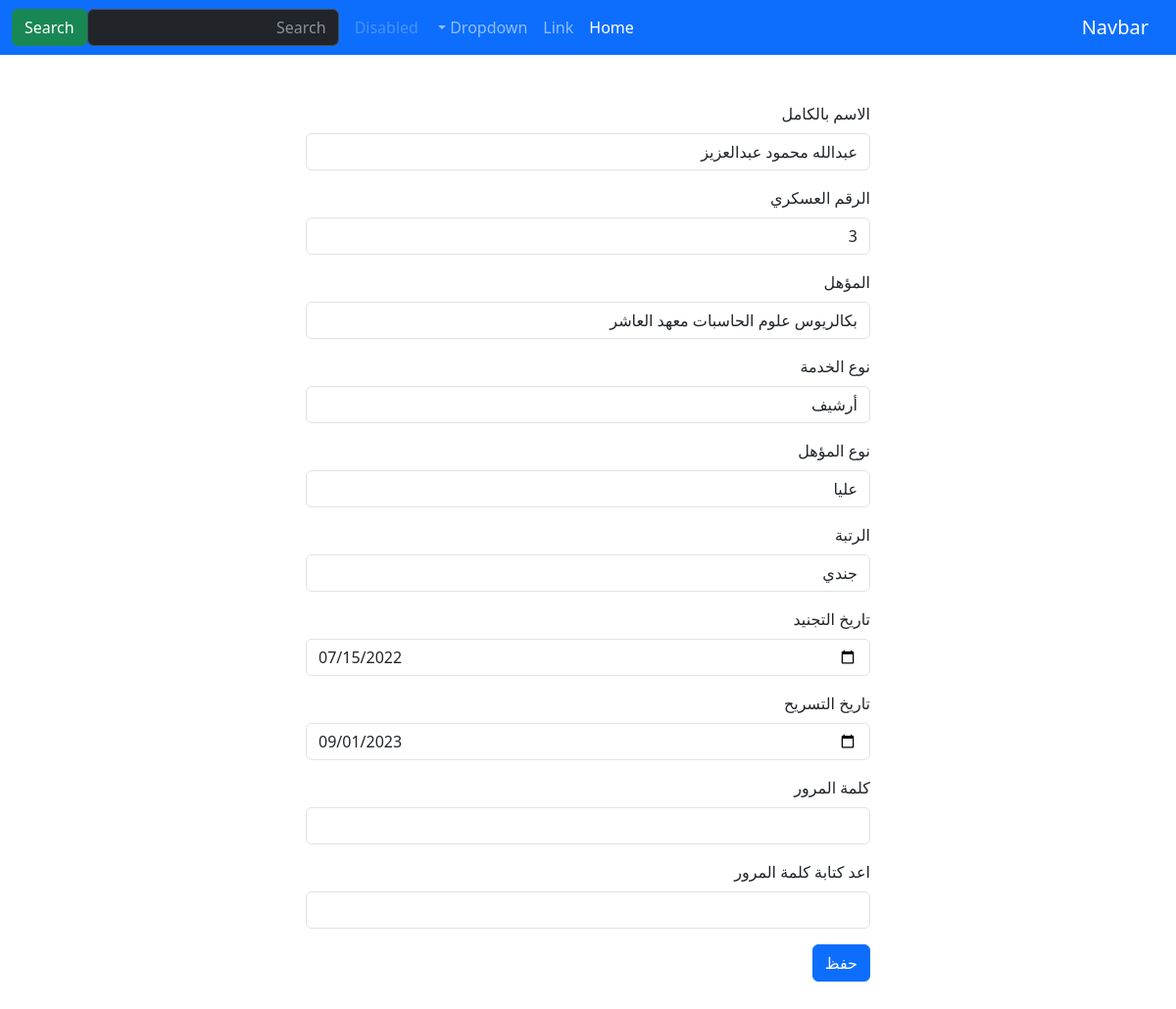
Screenshot of /accounts/edit/3/ (signed in) with the database file from the repository.
### accounts/models.py (models this page shows, shortened)
class User(AbstractBaseUser):
    fullname        = models.CharField(max_length=50,verbose_name="Full Name",unique=False)
    militry_id      = models.CharField(unique = True, max_length=30)
    password        = models.CharField(max_length=150)
    is_active       = models.BooleanField(default=True)
    is_staff        = models.BooleanField(default=False)
    is_superuser    = models.BooleanField(default=False)
    moahl           = models.CharField(max_length=150, null=True)
    moahl_type      = models.ForeignKey(Moahl_Type, null=True, on_delete=models.PROTECT)
    rank            = models.ForeignKey(Rank, null=True, on_delete=models.PROTECT)
    work_category   = models.ForeignKey(Work_Category, null=True, on_delete=models.PROTECT)
    tagned_date     = models.DateField(null=True, blank=True)
    end_date        = models.DateField(null=True, blank=True)
    USERNAME_FIELD  = 'militry_id'
    REQUIRED_FIELDS = ['fullname']
    objects = accountManager()

class Work_Category (models.Model):
    name    = models.CharField(max_length=20)
    def __str__(self):
        return self.name

class Moahl_Type(models.Model):
    name        = models.CharField(max_length=20)
    duration    = models.FloatField()
    def __str__(self):
        return self.name

class Rank (models.Model):
    name    = models.CharField(max_length=20)
    rank    = models.IntegerField()
    def __str__(self):
        return self.name

### accounts/views.py (the view, shortened to what this page needs)
# urls.py: path("edit/<str:militry_id>/",views.edit, name="edit"),
@login_required
def edit(request, militry_id):
    user = User.objects.get(militry_id=militry_id)
    return render(request,"accounts/addUser.html",{"u":user,
                                                   "workCategories":Work_Category.objects.all(),
                                                    "moahltypes":Moahl_Type.objects.all(),
                                                    "ranks":Rank.objects.all()
                                                })

### accounts/templates/accounts/addUser.html (shortened to what this page needs)
{% extends 'base.html' %}
{% block body %}
<div class="container w-50 my-5">
    <div class="row">
        <form method="post">
            {% include "userform.html" with user=u workCategories=workCategories moahltypes=moahltypes ranks=ranks %}
            {% if u %}
                <button class="btn btn-primary" type="submit">حفظ</button>
            {% else %}
                <button class="btn btn-primary" type="submit">حفظ</button>
                <button class="btn btn-primary" name="_submit" type="submit">حفظ و اضافة أخر</button>
            {% endif %}
        </form>
    </div>
</div>
{% endblock body %}

### templates/userform.html (shortened to what this page needs)
<div class="mb-3">
    <label for="exampleInputFullname" class="form-label">الاسم بالكامل</label>
    <input type="text" value="{{user.fullname}}" name="fullname" class="form-control" id="exampleInputFullname">
  </div>
  <div class="mb-3">
    <label for="exampleInputmilitry_id" class="form-label">الرقم العسكري</label>
    <input type="text" class="form-control" value="{{user.militry_id}}" name="militry_id" id="exampleInputmilitry_id" aria-describedby="militry_id">
  </div>
  <div class="mb-3">
    <label for="exampleInputmoahl" class="form-label">المؤهل</label>
    <input type="text" class="form-control" id="exampleInputmoahl" value="{{user.moahl}}" name="moahl">
  </div>
  <div class="mb-3">
    <label for="workCategories" class="form-label">نوع الخدمة</label>
    <select value="{{user.work_category}}" name="work_category" class="form-control" id="workCategories">
      <option value="{{user.work_category.id}}">{{user.work_category}}</option>
    </select>
  </div>
  <div class="mb-3">
    <label for="moahltypes" class="form-label">نوع المؤهل</label>
    <select name="moahl_type" class="form-control" id="moahltypes">
      <option value="{{user.moahl_type.id}}">{{user.moahl_type}}</option>
    </select>
  </div>
  <div class="mb-3">
    <label for="ranks" class="form-label">الرتبة</label>
    <select name="rank" class="form-control" id="ranks">
      <option value="{{user.rank.id}}">{{user.rank}}</option>
    </select>
  </div>
  <div class="mb-3">
    <label for="exampleInputTagnedDate" class="form-label">تاريخ التجنيد</label>
    <input type="date" value="{{user.tagned_date|date:'Y-m-d'}}" name="tagned_date" class="form-control" id="exampleInputTagnedDate">
  </div>
  <div class="mb-3">
    <label for="exampleInputEmail1" class="form-label">تاريخ التسريح</label>
    <input type="date" value="{{user.end_date|date:'Y-m-d'}}" name="end_date" class="form-control" id="exampleInputEmail1">
  </div>
  <div class="mb-3">
    <label for="password" class="form-label">كلمة المرور</label>
    <input type="password" class="form-control" name="password" id="password" aria-describedby="password">
  </div>
  <div class="mb-3">
    <label for="retypepassword" class="form-label">اعد كتابة كلمة المرور</label>
    <input type="password" class="form-control" id="retypepassword" name="retypepassword" aria-describedby="retypepassword">
  </div>

### rows the page displays
User: fullname "عبدالله محمود عبدالعزيز", militry_id "3", moahl "بكالريوس علوم الحاسبات معهد العاشر", work_category "أرشيف", moahl_type "عليا", rank "جندي", tagned_date "07/15/2022", end_date "09/01/2023"
